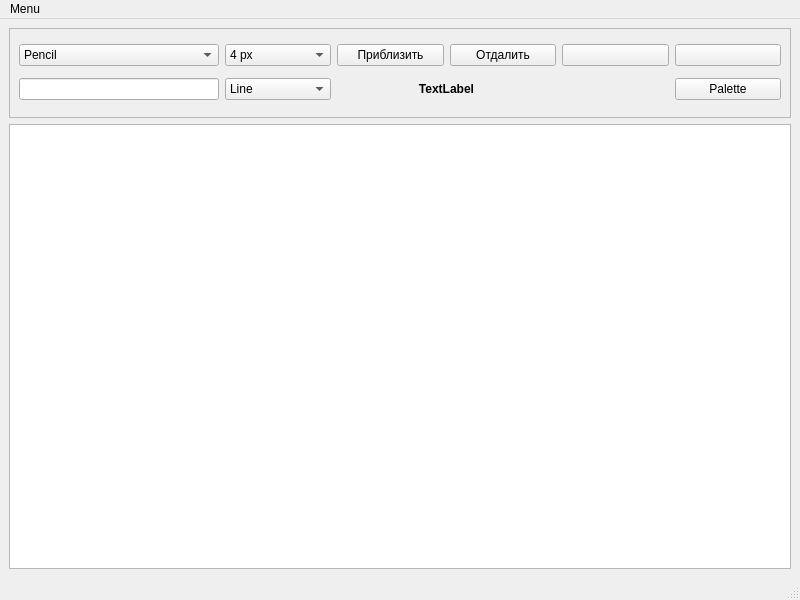
<?xml version="1.0" encoding="UTF-8"?>
<ui version="4.0">
 <class>Paint</class>
 <widget class="QMainWindow" name="Paint">
  <property name="geometry">
   <rect>
    <x>0</x>
    <y>0</y>
    <width>800</width>
    <height>600</height>
   </rect>
  </property>
  <property name="windowTitle">
   <string>Paint</string>
  </property>
  <widget class="QWidget" name="centralwidget">
   <layout class="QVBoxLayout" name="verticalLayout">
    <item>
     <widget class="QFrame" name="frame">
      <property name="minimumSize">
       <size>
        <width>0</width>
        <height>90</height>
       </size>
      </property>
      <property name="frameShape">
       <enum>QFrame::StyledPanel</enum>
      </property>
      <property name="frameShadow">
       <enum>QFrame::Raised</enum>
      </property>
      <layout class="QGridLayout" name="gridLayout">
       <item row="1" column="0">
        <widget class="QComboBox" name="m_comboBox_Tools">
         <item>
          <property name="text">
           <string>Pencil</string>
          </property>
         </item>
         <item>
          <property name="text">
           <string>Brush</string>
          </property>
         </item>
         <item>
          <property name="text">
           <string>Text</string>
          </property>
         </item>
         <item>
          <property name="text">
           <string>Eraser</string>
          </property>
         </item>
        </widget>
       </item>
       <item row="1" column="1">
        <widget class="QComboBox" name="m_comboBox_Width">
         <item>
          <property name="text">
           <string>4 px</string>
          </property>
         </item>
         <item>
          <property name="text">
           <string>8 px</string>
          </property>
         </item>
         <item>
          <property name="text">
           <string>16 px</string>
          </property>
         </item>
         <item>
          <property name="text">
           <string>32 px</string>
          </property>
         </item>
        </widget>
       </item>
       <item row="3" column="1">
        <widget class="QComboBox" name="m_comboBox_Figures">
         <item>
          <property name="text">
           <string>Line</string>
          </property>
         </item>
         <item>
          <property name="text">
           <string>Curve</string>
          </property>
         </item>
         <item>
          <property name="text">
           <string>Ellipsoid</string>
          </property>
         </item>
         <item>
          <property name="text">
           <string>Square</string>
          </property>
         </item>
         <item>
          <property name="text">
           <string>Polygon</string>
          </property>
         </item>
        </widget>
       </item>
       <item row="3" column="5">
        <widget class="QPushButton" name="m_pB_ColorPalette">
         <property name="text">
          <string>Palette</string>
         </property>
        </widget>
       </item>
       <item row="1" column="4">
        <widget class="QPushButton" name="m_pB_Color1">
         <property name="text">
          <string/>
         </property>
        </widget>
       </item>
       <item row="3" column="0">
        <widget class="QLineEdit" name="m_TextToolLineEdit">
         <property name="maximumSize">
          <size>
           <width>200</width>
           <height>16777215</height>
          </size>
         </property>
        </widget>
       </item>
       <item row="1" column="2">
        <widget class="QPushButton" name="m_pB_plus">
         <property name="text">
          <string>Приблизить</string>
         </property>
        </widget>
       </item>
       <item row="1" column="5">
        <widget class="QPushButton" name="m_pB_Color2">
         <property name="text">
          <string/>
         </property>
        </widget>
       </item>
       <item row="1" column="3">
        <widget class="QPushButton" name="m_pB_minus">
         <property name="text">
          <string>Отдалить</string>
         </property>
        </widget>
       </item>
       <item row="3" column="2" colspan="2">
        <widget class="QLabel" name="m_label_CurrentTool">
         <property name="font">
          <font>
           <bold>true</bold>
          </font>
         </property>
         <property name="text">
          <string>TextLabel</string>
         </property>
         <property name="alignment">
          <set>Qt::AlignCenter</set>
         </property>
        </widget>
       </item>
      </layout>
     </widget>
    </item>
    <item>
     <widget class="QGraphicsView" name="graphicsView"/>
    </item>
   </layout>
  </widget>
  <widget class="QMenuBar" name="menubar">
   <property name="geometry">
    <rect>
     <x>0</x>
     <y>0</y>
     <width>800</width>
     <height>21</height>
    </rect>
   </property>
   <widget class="QMenu" name="menuMenu">
    <property name="title">
     <string>Menu</string>
    </property>
    <addaction name="actionClose"/>
    <addaction name="actionCreate_new_file"/>
    <addaction name="actionOpen_file"/>
    <addaction name="actionSave"/>
   </widget>
   <addaction name="menuMenu"/>
  </widget>
  <widget class="QStatusBar" name="statusbar"/>
  <action name="actionClose">
   <property name="text">
    <string>Close</string>
   </property>
  </action>
  <action name="actionCreate_new_file">
   <property name="text">
    <string>Create new file</string>
   </property>
  </action>
  <action name="actionOpen_file">
   <property name="text">
    <string>Open file</string>
   </property>
  </action>
  <action name="actionSave">
   <property name="text">
    <string>Save</string>
   </property>
  </action>
 </widget>
 <resources/>
 <connections/>
</ui>
